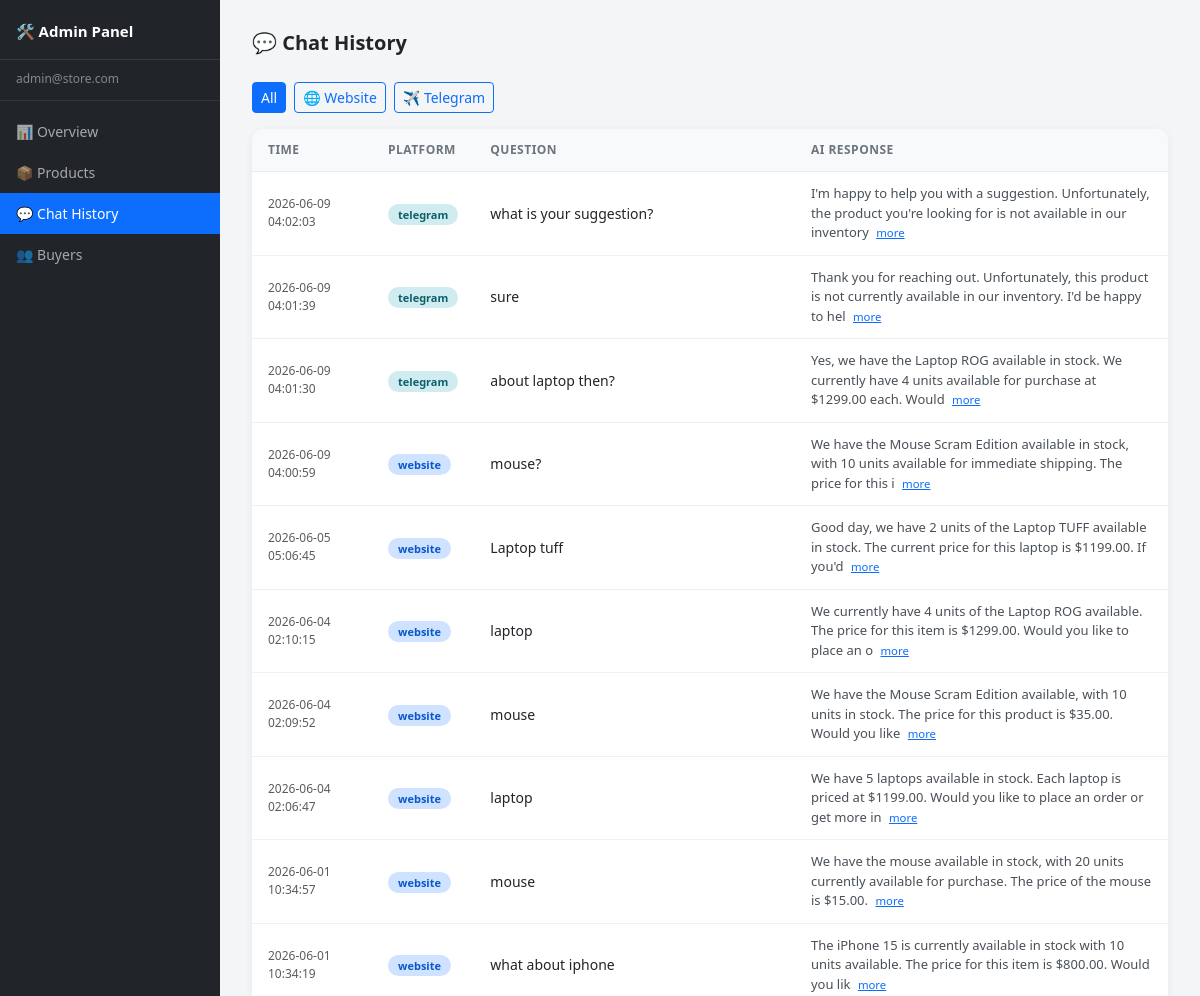
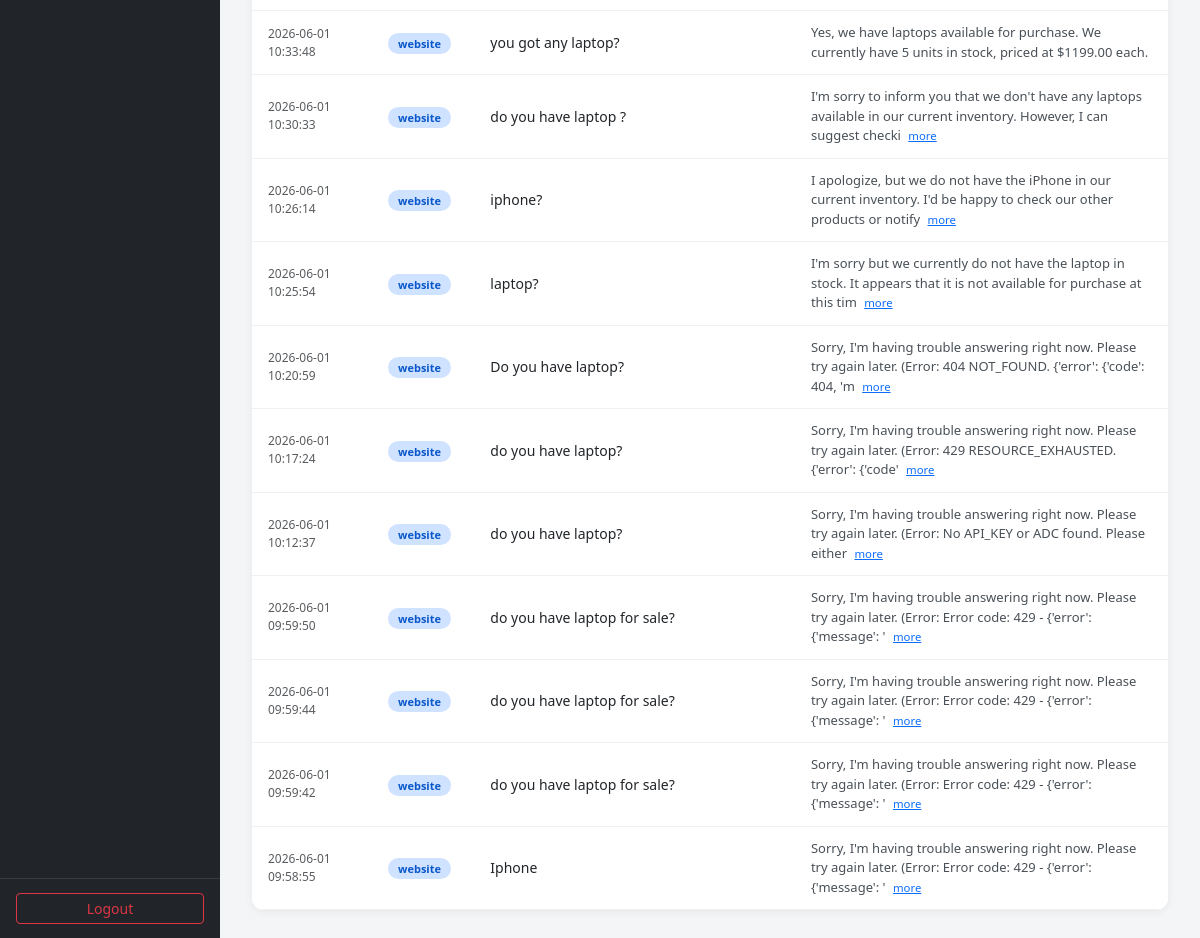
Page /admin/chats (signed in) on the earlier database version (2 pictures, top to bottom).
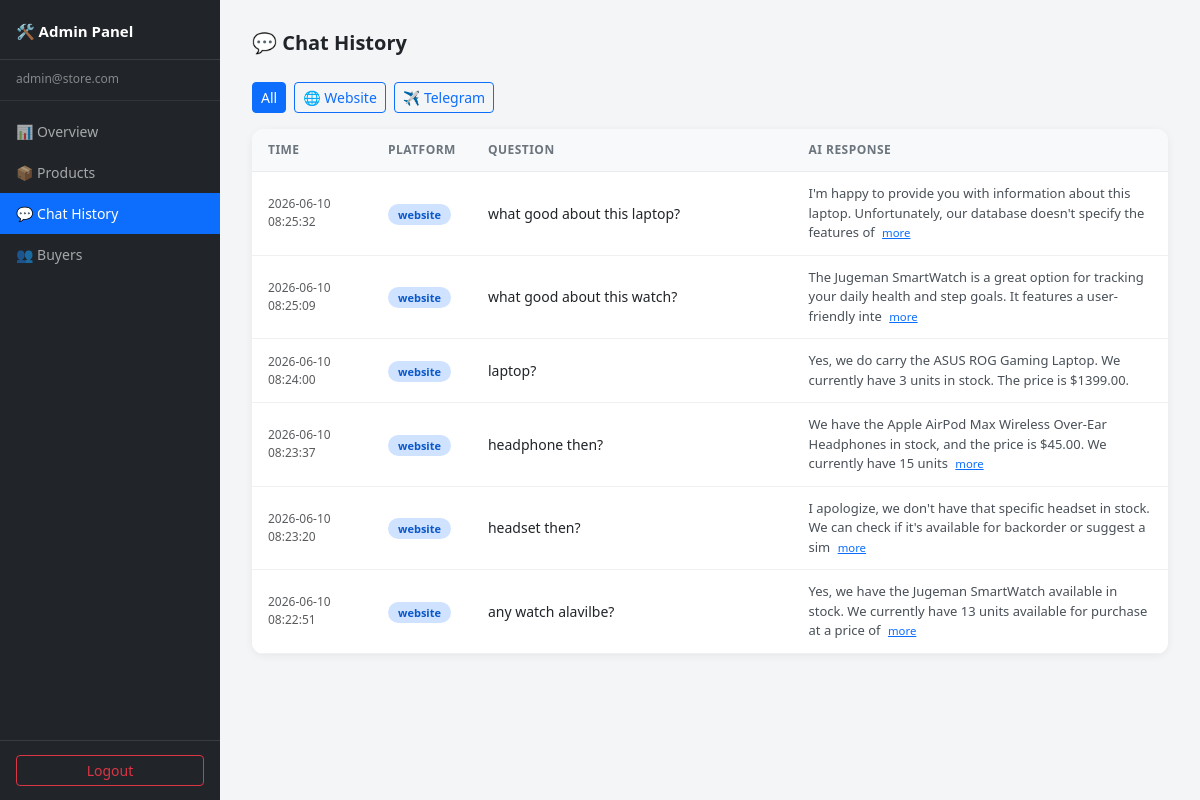
Same page on the later database version.
### tables this page shows
CREATE TABLE chat_history(
        id          INTEGER  PRIMARY KEY AUTOINCREMENT,
        question    TEXT     NOT NULL,
        ai_response TEXT     NOT NULL,
        platform    TEXT     NOT NULL DEFAULT 'website',
        timestamp   DATETIME DEFAULT CURRENT_TIMESTAMP
    );

### routes/admin.py (the view)
@admin_bp.route('/admin/chats')
def admin_chats():
    if seller_only(): return redirect('/login')
    return render_template('admin_chats.html', active='chats',
        chats=get_all_chat_history())

### database.py (called while the page is built)
def get_connection():
    return sqlite3.connect(DATABASE)

def get_all_chat_history():
    conn = get_connection()
    cursor = conn.cursor()
    cursor.execute("SELECT * FROM chat_history ORDER BY timestamp DESC")
    rows = cursor.fetchall()
    conn.close()
    return rows

### routes/admin.py (called while the page is built)
def seller_only():
    return session.get('role') != 'seller'

### templates/admin_chats.html (shortened to what this page needs)
{% extends 'base_admin.html' %}
{% block content %}
<p class="admin-page-title">💬 Chat History</p>
<div class="mb-3 d-flex gap-2">
    <button class="btn btn-sm btn-primary"   onclick="filterPlatform('all')">All</button>
    <button class="btn btn-sm btn-outline-primary" onclick="filterPlatform('website')">🌐 Website</button>
    <button class="btn btn-sm btn-outline-primary" onclick="filterPlatform('telegram')">✈️ Telegram</button>
</div>
<div class="admin-table-card">
    {% if chats %}
    <table class="table" id="chatTable">
        <thead>
            <tr>
                <th style="width:120px;">Time</th>
                <th style="width:90px;">Platform</th>
                <th style="width:35%;">Question</th>
                <th>AI Response</th>
            </tr>
        </thead>
        <tbody>
            {% for c in chats %}
            <tr data-platform="{{ c[3] }}">
                <td class="text-muted" style="font-size:12px;">{{ c[4] }}</td>
                <td>
                    <span class="platform-badge platform-{{ c[3] }}">{{ c[3] }}</span>
                </td>
                <td>{{ c[1] }}</td>
                <td style="font-size:13px;color:#495057;">
                    <span class="response-preview">
                        {{ c[2][:120] }}{% if c[2]|length > 120 %}
                        <a href="#" class="text-primary small ms-1 toggle-btn"
                           onclick="toggleResponse(this); return false;">more</a>
                        {% endif %}
                    </span>
                </td>
            </tr>
            {% endfor %}
        </tbody>
    </table>
    {% else %}
    <p class="text-muted small p-3 mb-0">No conversations yet.</p>
    {% endif %}
</div>
{% endblock %}

### templates/base_admin.html (shortened to what this page needs)
<!DOCTYPE html>
<html lang="en">
<head>
    <link href="https://cdn.jsdelivr.net/npm/bootstrap@5.3.0/dist/css/bootstrap.min.css" rel="stylesheet">
    <link rel="stylesheet" href="/static/css/style.css">
</head>
<body>
<div class="admin-layout">
    <aside class="admin-sidebar">
        <div class="sidebar-brand">🛠️ Admin Panel</div>
        <div class="sidebar-user">{{ session.get('email', 'admin') }}</div>
        <nav class="sidebar-nav">
            <a href="/admin"          class="{{ 'active' if active == 'overview'  }}">📊 Overview</a>
            <a href="/admin/products" class="{{ 'active' if active == 'products'  }}">📦 Products</a>
            <a href="/admin/chats"    class="{{ 'active' if active == 'chats'     }}">💬 Chat History</a>
            <a href="/admin/buyers"   class="{{ 'active' if active == 'buyers'    }}">👥 Buyers</a>
        </nav>
        <div class="sidebar-footer">
            <a href="/logout" class="btn btn-outline-danger btn-sm w-100">Logout</a>
        </div>
    </aside>
    <main class="admin-main">
        {% block content %}{% endblock %}
    </main>
</div>
</body>
</html>

### static/css/style.css (style rules this page uses)
body { background: #f4f5f7; font-family: system-ui, -apple-system, sans-serif; }
.admin-layout { display: flex; min-height: 100vh; }
.admin-sidebar { width: 220px; background: #212529; color: #fff; display: flex; flex-direction: column; position: fixed; top: 0; left: 0; bottom: 0; z-index: 100; }
.sidebar-brand { padding: 20px 16px 16px; font-size: 15px; font-weight: 700; border-bottom: 1px solid rgba(255,255,255,.1); }
.sidebar-user { padding: 10px 16px 12px; font-size: 12px; color: rgba(255,255,255,.45); border-bottom: 1px solid rgba(255,255,255,.07); white-space: nowrap; overflow: hidden; text-overflow: ellipsis; }
.sidebar-nav { flex: 1; padding: 10px 0; }
.sidebar-nav a { display: flex; align-items: center; gap: 10px; padding: 10px 16px; color: rgba(255,255,255,.6); text-decoration: none; font-size: 14px; transition: background .15s, color .15s; border-radius: 0; }
.sidebar-nav a.active { background: #0d6efd; color: #fff; }
.sidebar-footer { padding: 14px 16px; border-top: 1px solid rgba(255,255,255,.1); }
.admin-main { margin-left: 220px; flex: 1; background: #f4f5f7; min-height: 100vh; padding: 28px 32px; }
.admin-page-title { font-size: 20px; font-weight: 700; margin-bottom: 24px; }
.admin-table-card { background: #fff; border-radius: 12px; box-shadow: 0 2px 8px rgba(0,0,0,.06); overflow: hidden; }
.admin-table-card .table { margin: 0; font-size: 14px; }
.admin-table-card .table th { background: #f8f9fa; font-weight: 600; font-size: 12px; text-transform: uppercase; letter-spacing: .04em; color: #6c757d; border-bottom: 1px solid #e9ecef; padding: 12px 16px; }
.admin-table-card .table td { padding: 12px 16px; vertical-align: middle; border-color: #f0f0f0; }
.platform-badge { font-size: 11px; padding: 3px 10px; border-radius: 20px; font-weight: 600; }
.platform-website { background: #cfe2ff; color: #0a58ca; }

Differences in the rows shown:
removed chat_history: timestamp "2026-06-09 04:02:03", platform "telegram", question "what is your suggestion?", ai_response "I'm happy to help you with a suggestion. Unfortunately, the product you're looking for is not available in our inventory"
removed chat_history: timestamp "2026-06-09 04:01:39", platform "telegram", question "sure", ai_response "Thank you for reaching out. Unfortunately, this product is not currently available in our inventory. I'd be happy to hel"
removed chat_history: timestamp "2026-06-09 04:01:30", platform "telegram", question "about laptop then?", ai_response "Yes, we have the Laptop ROG available in stock. We currently have 4 units available for purchase at $1299.00 each. Would"
removed chat_history: timestamp "2026-06-09 04:00:59", platform "website", question "mouse?", ai_response "We have the Mouse Scram Edition available in stock, with 10 units available for immediate shipping. The price for this i"
removed chat_history: timestamp "2026-06-05 05:06:45", platform "website", question "Laptop tuff", ai_response "Good day, we have 2 units of the Laptop TUFF available in stock. The current price for this laptop is $1199.00. If you'd"
removed chat_history: timestamp "2026-06-04 02:10:15", platform "website", question "laptop", ai_response "We currently have 4 units of the Laptop ROG available. The price for this item is $1299.00. Would you like to place an o"
removed chat_history: timestamp "2026-06-04 02:09:52", platform "website", question "mouse", ai_response "We have the Mouse Scram Edition available, with 10 units in stock. The price for this product is $35.00. Would you like"
removed chat_history: timestamp "2026-06-04 02:06:47", platform "website", question "laptop", ai_response "We have 5 laptops available in stock. Each laptop is priced at $1199.00. Would you like to place an order or get more in"
removed chat_history: timestamp "2026-06-01 10:34:57", platform "website", question "mouse", ai_response "We have the mouse available in stock, with 20 units currently available for purchase. The price of the mouse is $15.00."
removed chat_history: timestamp "2026-06-01 10:34:19", platform "website", question "what about iphone", ai_response "The iPhone 15 is currently available in stock with 10 units available. The price for this item is $800.00. Would you lik"
removed chat_history: timestamp "2026-06-01 10:33:48", platform "website", question "you got any laptop?", ai_response "Yes, we have laptops available for purchase. We currently have 5 units in stock, priced at $1199.00 each."
removed chat_history: timestamp "2026-06-01 10:30:33", platform "website", question "do you have laptop ?", ai_response "I'm sorry to inform you that we don't have any laptops available in our current inventory. However, I can suggest checki"
removed chat_history: timestamp "2026-06-01 10:26:14", platform "website", question "iphone?", ai_response "I apologize, but we do not have the iPhone in our current inventory. I'd be happy to check our other products or notify"
removed chat_history: timestamp "2026-06-01 10:25:54", platform "website", question "laptop?", ai_response "I'm sorry but we currently do not have the laptop in stock. It appears that it is not available for purchase at this tim"
removed chat_history: timestamp "2026-06-01 10:20:59", platform "website", question "Do you have laptop?", ai_response "Sorry, I'm having trouble answering right now. Please try again later. (Error: 404 NOT_FOUND. {'error': {'code': 404, 'm"
changed chat_history: timestamp "2026-06-01 10:17:24" → "2026-06-10 08:25:32"; question "do you have laptop?" → "what good about this laptop?"; ai_response "Sorry, I'm having trouble answering right now. Please try again later. (Error: 429 RESOURCE_EXHAUSTED. {'error': {'code'" → "I'm happy to provide you with information about this laptop. Unfortunately, our database doesn't specify the features of"
changed chat_history: timestamp "2026-06-01 10:12:37" → "2026-06-10 08:25:09"; question "do you have laptop?" → "what good about this watch?"; ai_response "Sorry, I'm having trouble answering right now. Please try again later. (Error: No API_KEY or ADC found. Please either" → "The Jugeman SmartWatch is a great option for tracking your daily health and step goals. It features a user-friendly inte"
changed chat_history: timestamp "2026-06-01 09:59:50" → "2026-06-10 08:24:00"; question "do you have laptop for sale?" → "laptop?"; ai_response "Sorry, I'm having trouble answering right now. Please try again later. (Error: Error code: 429 - {'error': {'message': '" → "Yes, we do carry the ASUS ROG Gaming Laptop. We currently have 3 units in stock. The price is $1399.00."; no longer shows "more"
changed chat_history: timestamp "2026-06-01 09:59:44" → "2026-06-10 08:23:37"; question "do you have laptop for sale?" → "headphone then?"; ai_response "Sorry, I'm having trouble answering right now. Please try again later. (Error: Error code: 429 - {'error': {'message': '" → "We have the Apple AirPod Max Wireless Over-Ear Headphones in stock, and the price is $45.00. We currently have 15 units"
changed chat_history: timestamp "2026-06-01 09:59:42" → "2026-06-10 08:23:20"; question "do you have laptop for sale?" → "headset then?"; ai_response "Sorry, I'm having trouble answering right now. Please try again later. (Error: Error code: 429 - {'error': {'message': '" → "I apologize, we don't have that specific headset in stock. We can check if it's available for backorder or suggest a sim"
changed chat_history: timestamp "2026-06-01 09:58:55" → "2026-06-10 08:22:51"; question "Iphone" → "any watch alavilbe?"; ai_response "Sorry, I'm having trouble answering right now. Please try again later. (Error: Error code: 429 - {'error': {'message': '" → "Yes, we have the Jugeman SmartWatch available in stock. We currently have 13 units available for purchase at a price of"
